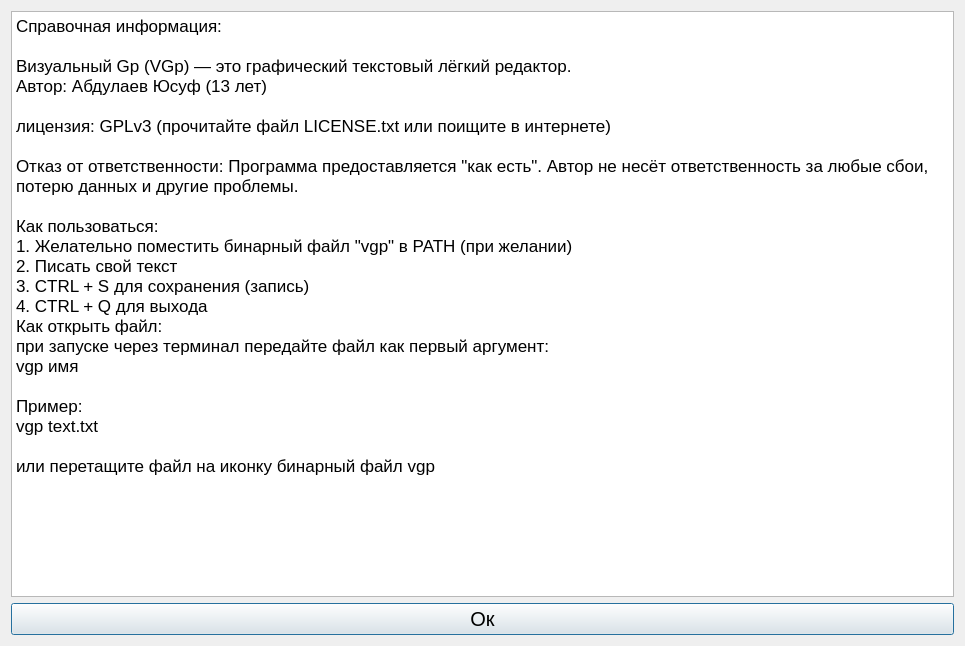
<?xml version="1.0" encoding="UTF-8"?>
<ui version="4.0">
 <class>doc</class>
 <widget class="QDialog" name="doc">
  <property name="geometry">
   <rect>
    <x>0</x>
    <y>0</y>
    <width>965</width>
    <height>646</height>
   </rect>
  </property>
  <property name="font">
   <font>
    <pointsize>45</pointsize>
    <hintingpreference>PreferDefaultHinting</hintingpreference>
   </font>
  </property>
  <property name="windowTitle">
   <string>Справка Visual Gp</string>
  </property>
  <property name="windowIcon">
   <iconset resource="resources.qrc">
    <normaloff>:/rc/icon/Gp_icon.png</normaloff>:/rc/icon/Gp_icon.png</iconset>
  </property>
  <layout class="QVBoxLayout" name="verticalLayout">
   <item>
    <widget class="QPlainTextEdit" name="plainTextEdit">
     <property name="enabled">
      <bool>true</bool>
     </property>
     <property name="font">
      <font>
       <pointsize>13</pointsize>
       <hintingpreference>PreferDefaultHinting</hintingpreference>
      </font>
     </property>
     <property name="readOnly">
      <bool>true</bool>
     </property>
     <property name="plainText">
      <string>Справочная информация:

Визуальный Gp (VGp) ― это графический текстовый лёгкий редактор.
Автор: Абдулаев Юсуф (13 лет)

лицензия: GPLv3 (прочитайте файл LICENSE.txt или поищите в интернете)

Отказ от ответственности: Программа предоставляется &quot;как есть&quot;. Автор не несёт ответственность за любые сбои, потерю данных и другие проблемы.

Как пользоваться:
1. Желательно поместить бинарный файл &quot;vgp&quot; в PATH (при желании)
2. Писать свой текст
3. CTRL + S для сохранения (запись)
4. CTRL + Q для выхода
Как открыть файл:
при запуске через терминал передайте файл как первый аргумент:
vgp имя

Пример:
vgp text.txt

или перетащите файл на иконку бинарный файл vgp</string>
     </property>
    </widget>
   </item>
   <item>
    <widget class="QPushButton" name="exitOkButton">
     <property name="font">
      <font>
       <pointsize>15</pointsize>
       <hintingpreference>PreferDefaultHinting</hintingpreference>
      </font>
     </property>
     <property name="cursor">
      <cursorShape>PointingHandCursor</cursorShape>
     </property>
     <property name="text">
      <string>Ок</string>
     </property>
    </widget>
   </item>
  </layout>
 </widget>
 <resources>
  <include location="resources.qrc"/>
 </resources>
 <connections/>
</ui>
